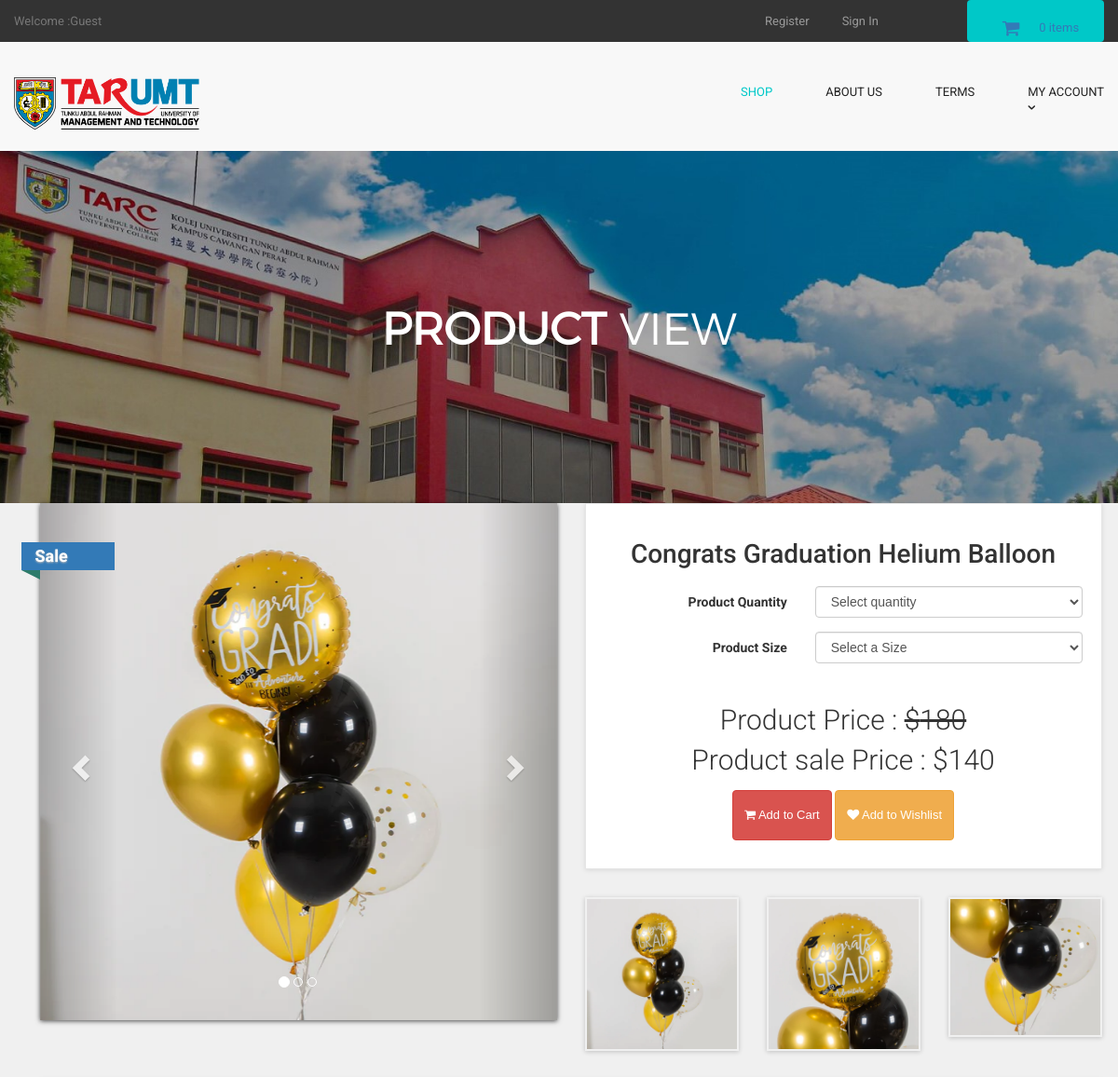
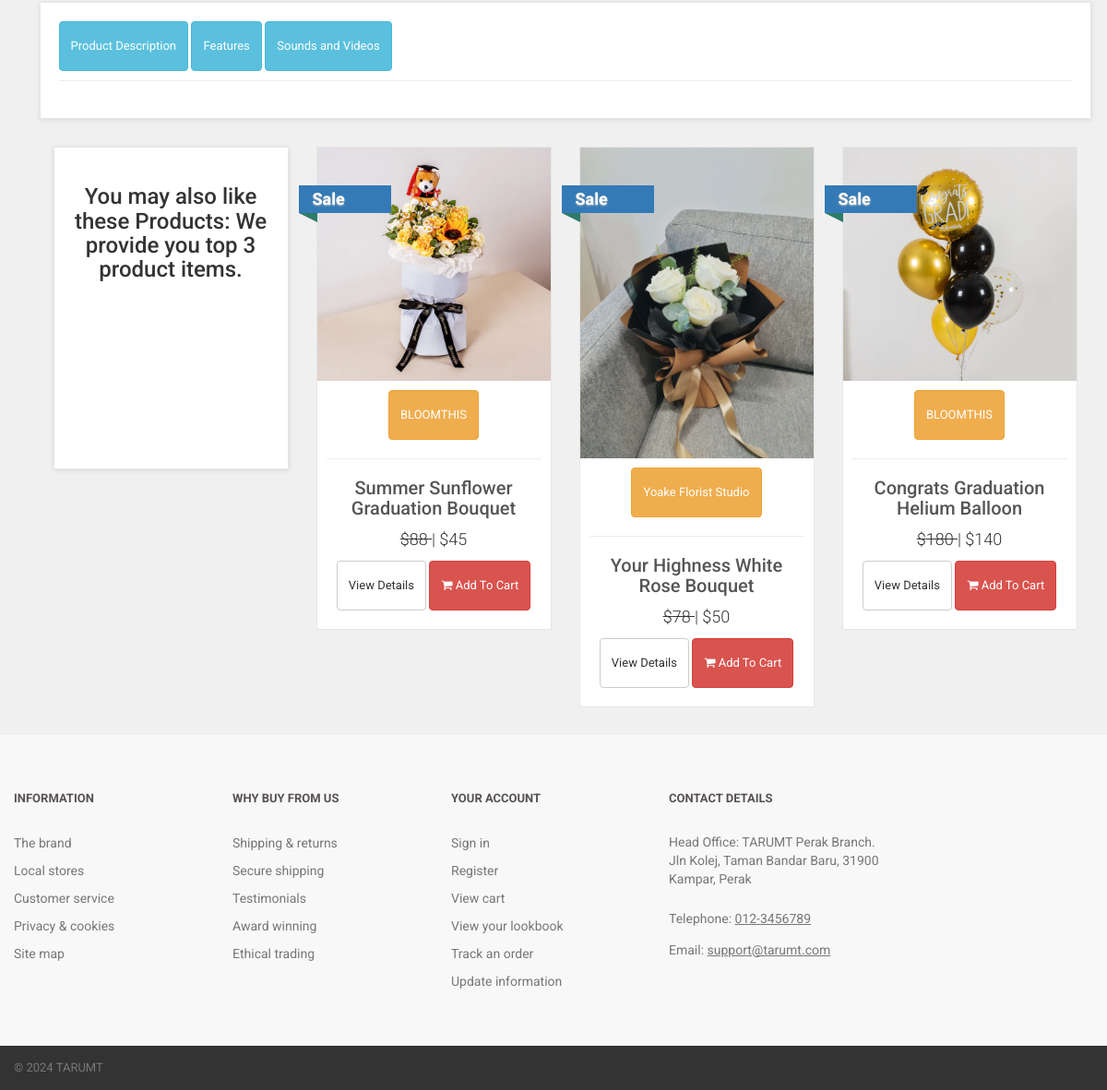
/Congrats-Graduation-Helium-Balloon, run on the app's committed database (2 pictures, top to bottom).
### tables this page shows
CREATE TABLE `products` (
  `product_id` int(10) NOT NULL,
  `p_cat_id` int(10) NOT NULL,
  `cat_id` int(10) NOT NULL,
  `manufacturer_id` int(10) NOT NULL,
  `date` timestamp NOT NULL DEFAULT current_timestamp() ON UPDATE current_timestamp(),
  `product_title` text NOT NULL,
  `product_url` text NOT NULL,
  `product_img1` text NOT NULL,
  `product_img2` text NOT NULL,
  `product_img3` text NOT NULL,
  `product_price` int(10) NOT NULL,
  `product_psp_price` int(100) NOT NULL,
  `product_desc` text NOT NULL,
  `product_features` text NOT NULL,
  `product_video` text NOT NULL,
  `product_keywords` text NOT NULL,
  `product_label` text NOT NULL,
  `status` varchar(255) NOT NULL
);

CREATE TABLE `manufacturers` (
  `manufacturer_id` int(10) NOT NULL,
  `manufacturer_title` text NOT NULL,
  `manufacturer_top` text NOT NULL,
  `manufacturer_image` text NOT NULL
);

### details.php (the view, shortened to what this page needs)
<?php
include("includes/db.php");
include("includes/header.php");
include("functions/functions.php");
include("includes/main.php");
?>
<?php
$product_id = @$_GET['pro_id'];
$get_product = "select * from products where product_url='$product_id'";
$run_product = mysqli_query($con,$get_product);
$check_product = mysqli_num_rows($run_product);
if($check_product == 0){
echo "<script> window.open('index.php','_self') </script>";
}
else{
$row_product = mysqli_fetch_array($run_product);
$pro_title = $row_product['product_title'];
$pro_price = $row_product['product_price'];
$pro_img1 = $row_product['product_img1'];
$pro_img2 = $row_product['product_img2'];
$pro_img3 = $row_product['product_img3'];
$pro_label = $row_product['product_label'];
$pro_psp_price = $row_product['product_psp_price'];
$status = $row_product['status'];
if($pro_label == ""){
}
else{
$product_label = "
<a class='label sale' href='#' style='color:black;'>
<div class='thelabel'>$pro_label</div>
<div class='label-background'> </div>
</a>
";
}
?>
  <main>
    <div class="nero">
      <div class="nero__heading">
        <span class="nero__bold">Product </span>View
      </div>
    </div>
  </main>
<div id="content" >
<div class="container" >
<div class="col-md-12">
<div class="row" id="productMain">
<div class="col-sm-6">
<div id="mainImage">
<div id="myCarousel" class="carousel slide" data-ride="carousel">
<ol class="carousel-indicators">
<li data-target="#myCarousel" data-slide-to="0" class="active"></li>
<li data-target="#myCarousel" data-slide-to="1"></li>
<li data-target="#myCarousel" data-slide-to="2"></li>
</ol>
<div class="carousel-inner">
<div class="item active">
<center>
<img src="admin_area/product_images/<?php echo $pro_img1; ?>" class="img-responsive">
</center>
</div>
</div>
<a href="#myCarousel" class="left carousel-control" data-slide="prev">
<span class="glyphicon glyphicon-chevron-left"> </span>
</a>
<a class="right carousel-control" href="#myCarousel" data-slide="next">
<span class="glyphicon glyphicon-chevron-right"> </span>
</a>
</div>
</div>
<?php echo $product_label; ?>
</div>
<div class="col-sm-6" >
<div class="box" >
<h1 class="text-center" > <?php echo $pro_title; ?> </h1>
<form action="" method="post" class="form-horizontal" >
<?php
if($status == "product"){
?>
<div class="form-group">
<label class="col-md-5 control-label" >Product Quantity </label>
<div class="col-md-7" >
<select name="product_qty" class="form-control" >
<option>Select quantity</option>
</select>
</div>
</div>
<div class="form-group" >
<label class="col-md-5 control-label" >Product Size</label>
<div class="col-md-7" >
<select name="product_size" class="form-control" >
<option>Select a Size</option>
</select>
</div>
</div>
<?php } ?>
<?php
if($status == "product"){
if($pro_label == "Sale" or $pro_label == "Gift"){
echo "
<p class='price'>
Product Price : <del> $$pro_price </del><br>
Product sale Price : $$pro_psp_price
</p>
";
}
else{
echo "
<p class='price'>
Product Price : $$pro_price
</p>
";
}
}
?>
<p class="text-center buttons" >
<button class="btn btn-danger" type="submit" name="add_cart">
<i class="fa fa-shopping-cart" ></i> Add to Cart
</button>
<button class="btn btn-warning" type="submit" name="add_wishlist">
<i class="fa fa-heart" ></i> Add to Wishlist
</button>
</p>
</form>
</div>
<div class="row" id="thumbs" >
<div class="col-xs-4" >
<a href="#" class="thumb" >
<img src="admin_area/product_images/<?php echo $pro_img1; ?>" class="img-responsive" >
</a>
</div>
<div class="col-xs-4" >
<a href="#" class="thumb" >
<img src="admin_area/product_images/<?php echo $pro_img2; ?>" class="img-responsive" >
</a>
</div>
<div class="col-xs-4" >
<a href="#" class="thumb" >
<img src="admin_area/product_images/<?php echo $pro_img3; ?>" class="img-responsive" >
</a>
</div>
</div>
</div>
</div>
<div class="box" id="details">
<a class="btn btn-info tab" style="margin-bottom:10px;" href="#description" data-toggle="tab">
<?php
if($status == "product"){
echo "Product Description";
}
else{
echo "Bundle Description";
}
?>
</a>
<a class="btn btn-info tab" style="margin-bottom:10px;" href="#features" data-toggle="tab">
Features
</a>
<a class="btn btn-info tab" style="margin-bottom:10px;" href="#video" data-toggle="tab">
Sounds and Videos
</a>
<hr style="margin-top:0px;">
</div>
<div id="row same-height-row">
<?php
if($status == "product"){
?>
<div class="col-md-3 col-sm-6">
<div class="box same-height headline">
<h3 class="text-center"> You may also like these Products: We provide you top 3 product items. </h3>
</div>
</div>
<?php
$get_products = "select * from products order by rand() LIMIT 0,3";
$run_products = mysqli_query($con,$get_products);
while($row_products = mysqli_fetch_array($run_products)) {
$pro_title = $row_products['product_title'];
$pro_price = $row_products['product_price'];
$pro_img1 = $row_products['product_img1'];
$pro_label = $row_products['product_label'];
$manufacturer_id = $row_products['manufacturer_id'];
$get_manufacturer = "select * from manufacturers where manufacturer_id='$manufacturer_id'";
$run_manufacturer = mysqli_query($db,$get_manufacturer);
$row_manufacturer = mysqli_fetch_array($run_manufacturer);
$manufacturer_name = $row_manufacturer['manufacturer_title'];
$pro_psp_price = $row_products['product_psp_price'];
$pro_url = $row_products['product_url'];
if($pro_label == "Sale" or $pro_label == "Gift"){
$product_price = "<del> $$pro_price </del>";
$product_psp_price = "| $$pro_psp_price";
}
else{
$product_psp_price = "";
$product_price = "$$pro_price";
}
if($pro_label == ""){
}
else{
$product_label = "
<a class='label sale' href='#' style='color:black;'>
<div class='thelabel'>$pro_label</div>
<div class='label-background'> </div>
</a>
";
}
echo "
<div class='col-md-3 col-sm-6 center-responsive' >
<div class='product' >
<a href='$pro_url' >
<img src='admin_area/product_images/$pro_img1' class='img-responsive' >
</a>
<div class='text' >
<center>
<p class='btn btn-warning'> $manufacturer_name </p>
</center>
<hr>
<h3><a href='$pro_url' >$pro_title</a></h3>
<p class='price' > $product_price $product_psp_price </p>
<p class='buttons' >
<a href='$pro_url' class='btn btn-default' >View Details</a>
<a href='$pro_url' class='btn btn-danger'>
<i class='fa fa-shopping-cart'></i> Add To Cart
</a>
</p>
</div>
$product_label
</div>
</div>
";
}
?>
<?php } ?>
</div>
</div>
</div>
</div>
<?php
include("includes/footer.php");
?>
</body>
</html>
<?php } ?>

### includes/header.php (shortened to what this page needs)
<!DOCTYPE html>
<html lang="en">
<head>
  <link href="styles/bootstrap.min.css" rel="stylesheet">
  <link href="styles/backend.css" rel="stylesheet">
  <link href="styles/style.css" rel="stylesheet">
  <link href="font-awesome/css/font-awesome.min.css" rel="stylesheet">

### includes/main.php (shortened to what this page needs)
</head>
<body>
  <header class="page-header">
    <div class="page-header__topline">
      <div class="container clearfix">
        <div class="currency">
          <a class="currency__change" href="customer/my_account.php?my_orders">
          <?php
          if(!isset($_SESSION['customer_email'])){
          echo "Welcome :Guest";
          }
          else
          {
              echo "Welcome : " . $_SESSION['customer_email'] . "";
            }
?>
          </a>
        </div>
        <div class="basket">
          <a href="cart.php" class="btn btn--basket">
            <i class="icon-basket"></i>
            <?php items(); ?> items
          </a>
        </div>
        <ul class="login">
<li class="login__item">
<?php
if(!isset($_SESSION['customer_email'])){
  echo '<a href="customer_register.php" class="login__link">Register</a>';
}
  else
  {
      echo '<a href="customer/my_account.php?my_orders" class="login__link">My Account</a>';
  }
?>
</li>
<li class="login__item">
<?php
if(!isset($_SESSION['customer_email'])){
  echo '<a href="checkout.php" class="login__link">Sign In</a>';
}
  else
  {
      echo '<a href="./logout.php" class="login__link">Logout</a>';
  }
?>
</li>
</ul>
      </div>
    </div>
    <div class="page-header__bottomline">
      <div class="container clearfix">
        <div class="logo">
          <a class="logo__link" href="index.php">
            <img class="logo__img" src="images/logo.png" alt="tarumt logotype" width="220" height="19">
          </a>
        </div>
        <nav class="main-nav">
          <ul class="categories">
            <li class="categories__item">
              <a class="categories__link categories__link--active" href="shop.php">
                Shop
              </a>
            </li>
            <li class="categories__item">
              <a class="categories__link" href="about.php">
                About us
              </a>
            </li>
            <li class="categories__item">
              <a class="categories__link" href="terms.php">
                Terms
              </a>
            </li>
          <li class="categories__item">
              <a class="categories__link" href="customer/my_account.php?my_orders">
                My Account
                <i class="icon-down-open-1"></i>
              </a>
            </li>
          </ul>
        </nav>
      </div>
    </div>
  </header>

### functions/functions.php (shortened to what this page needs)
<?php
$db = mysqli_connect("localhost","root","","ecom_store");
function getRealUserIp(){
    switch(true){
      default : return $_SERVER['REMOTE_ADDR'];
    }
 }
function items(){
global $db;
$ip_add = getRealUserIp();
$get_items = "select * from cart where ip_add='$ip_add'";
$run_items = mysqli_query($db,$get_items);
$count_items = mysqli_num_rows($run_items);
echo $count_items;
}
?>

### includes/footer.php
<footer class="page-footer">
	<div class="footer-nav">
		<div class="container clearfix">
			<div class="footer-nav__col footer-nav__col--info">
				<div class="footer-nav__heading">Information</div>
				<ul class="footer-nav__list">
					<li class="footer-nav__item">
						<a href="#" class="footer-nav__link">The brand</a>
					</li>
					<li class="footer-nav__item">
						<a href="#" class="footer-nav__link">Local stores</a>
					</li>
					<li class="footer-nav__item">
						<a href="#" class="footer-nav__link">Customer service</a>
					</li>
					<li class="footer-nav__item">
						<a href="#" class="footer-nav__link">Privacy &amp; cookies</a>
					</li>
					<li class="footer-nav__item">
						<a href="#" class="footer-nav__link">Site map</a>
					</li>
				</ul>
			</div>
			<div class="footer-nav__col footer-nav__col--whybuy">
				<div class="footer-nav__heading">Why buy from us</div>
				<ul class="footer-nav__list">
					<li class="footer-nav__item">
						<a href="#" class="footer-nav__link">Shipping &amp; returns</a>
					</li>
					<li class="footer-nav__item">
						<a href="#" class="footer-nav__link">Secure shipping</a>
					</li>
					<li class="footer-nav__item">
						<a href="#" class="footer-nav__link">Testimonials</a>
					</li>
					<li class="footer-nav__item">
						<a href="#" class="footer-nav__link">Award winning</a>
					</li>
					<li class="footer-nav__item">
						<a href="#" class="footer-nav__link">Ethical trading</a>
					</li>
				</ul>
			</div>
			<div class="footer-nav__col footer-nav__col--account">
				<div class="footer-nav__heading">Your account</div>
				<ul class="footer-nav__list">
					<li class="footer-nav__item">
						<a href="#" class="footer-nav__link">Sign in</a>
					</li>
					<li class="footer-nav__item">
						<a href="#" class="footer-nav__link">Register</a>
					</li>
					<li class="footer-nav__item">
						<a href="#" class="footer-nav__link">View cart</a>
					</li>
					<li class="footer-nav__item">
						<a href="#" class="footer-nav__link">View your lookbook</a>
					</li>
					<li class="footer-nav__item">
						<a href="#" class="footer-nav__link">Track an order</a>
					</li>
					<li class="footer-nav__item">
						<a href="#" class="footer-nav__link">Update information</a>
					</li>
				</ul>
			</div>
			<div class="footer-nav__col footer-nav__col--contacts">
				<div class="footer-nav__heading">Contact details</div>
				<address class="address">
					Head Office: TARUMT Perak Branch.<br>
					Jln Kolej, Taman Bandar Baru,
					31900 Kampar, Perak
				</address>
				<div class="phone">
					Telephone:
					<a class="phone__number" href="tel:0123456789">012-3456789</a>
				</div>
				<div class="email">
					Email:
					<a href="mailto:support@tarumt.com" class="email__addr">support@tarumt.com</a>
				</div>
			</div>
		</div>
	</div>
	<div class="page-footer__subline">
		<div class="container clearfix">
			<div class="copyright">
			  &copy; <?php echo date("Y");?> TARUMT
			</div>
		</div>
	</div>
</footer>

### styles/style.css (style rules this page uses)
body { font-family: "Roboto", Helvetica, Arial, sans-serif; font-size: 14px; line-height: 1.42857143; color: #333333; background-color: #f0f0f0; overflow-x: hidden; }
.box { background: #fff; margin: 0 0 30px; border: solid 1px #e6e6e6; box-sizing: border-box; padding:20px; box-shadow: 0 1px 5px rgba(0, 0, 0, 0.1); }
#content { padding-left:25px; }
#content .product { background:#fff; border: solid 1px #e6e6e6; box-sizing: border-box; margin-bottom: 30px; }
#content .product .text p.price { font-size:18px; text-align:center; font-weight:300; }
#content .product .text .buttons { clear:both; text-align:center; }
#content .product .text h3 { text-align:center; font-size:20px; }
#content .product .text h3 a { color:rgb(85, 85, 85); }
#content .product .text { padding:10px 10px 0px; }
#content .product .text .buttons .btn { margin-bottom:10px; }
#content #productMain { margin-bottom: 30px; }
#content #productMain .price { font-size: 30px; font-weight: 300; text-align: center; margin-top: 40px; }
#content #mainImage { box-shadow: 0 1px 5px rgba(0, 0, 0, 0.7); }
#content #thumbs a { display: block; box-shadow: 0 1px 5px rgba(0, 0, 0, 0.2); border : solid 2px transparent; }
#content .headline { height: 350px; }
.label { text-decoration : none; position: absolute; top: 50px; padding-left:51px; z-index: 20; }
.label .thelabel { position: relative; width: 100px; padding: 6px 50px 6px 15px; margin: 40px 50px 10px -71px; color: #fff; font-size:18px; font-weight:bold; background-color: #337ab7; text-shadow: 0px 1px 2px #bbb ; }
.label .thelabel:before, .label .thelabel:after { content: ''; position: absolute; width:0; height:0; }
.label .thelabel:after { left: 0px; top: 100%; border-width : 5px 10px; border-style: solid; border-color: #2d7b6b #2d7b6b transparent transparent; }
.label.sale { top: 0; }

### data on the page
products: product_img1 (picture), product_label "Sale", product_title "Congrats Graduation Helium Balloon", product_price "180", product_psp_price "140", product_img2 (picture), product_img3 (picture), manufacturer.manufacturer_title "BLOOMTHIS", product_psp_price "| $140"
products: product_img1 (picture), manufacturer.manufacturer_title "BLOOMTHIS", product_title "Summer Sunflower Graduation Bouquet", product_price "88", product_psp_price "| $45", product_label "Sale"
products: product_img1 (picture), manufacturer.manufacturer_title "Yoake Florist Studio", product_title "Your Highness White Rose Bouquet", product_price "78", product_psp_price "| $50", product_label "Sale"

### other printed values
$count_items "0"
